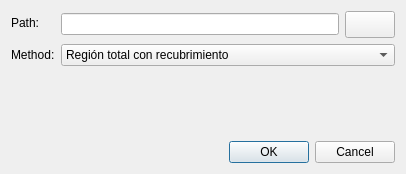
<?xml version="1.0" encoding="UTF-8"?>
<ui version="4.0">
 <class>SampleDialog</class>
 <widget class="QDialog" name="SampleDialog">
  <property name="geometry">
   <rect>
    <x>0</x>
    <y>0</y>
    <width>406</width>
    <height>174</height>
   </rect>
  </property>
  <property name="windowTitle">
   <string>Roi</string>
  </property>
  <layout class="QVBoxLayout" name="verticalLayout">
   <item>
      <layout class="QFormLayout" name="formLayout">
        <item row="0" column="0">
     <widget class="QLabel" name="label_path">
          <property name="text">
          <string>Path:</string>
          </property>
     </widget>
     </item>
<item row="0" column="1">
     <layout class="QHBoxLayout" name="horizontalLayout">
    <item>
     <widget class="QLineEdit" name="path">
          <property name="field_name" stdset="0">
               <string>path</string>
          </property>
          <property name="key" stdset="0">
               <string>file</string>
          </property>
          <property name="prop_name" stdset="0">
               <string>text</string>
          </property> 
                      
                    <property name="toolTip" stdset="0">
                        <string>Ruta del archivo de la ROI</string>
                    </property>
                   
          
        <property name="text">
            <string></string>
        </property>
        
     </widget>
     </item>
<item>
    <widget class="QPushButton" name="fileWidgetButton_path">
    <property name="sizePolicy">
    <sizepolicy hsizetype="Preferred" vsizetype="Fixed">
    <horstretch>0</horstretch>
    <verstretch>0</verstretch>
    </sizepolicy>
    </property>
    <property name="maximumSize">
    <size>
    <width>50</width>
    <height>16777215</height>
    </size>
    </property>
    <property name="font">
    <font>
    <pointsize>12</pointsize>
    <bold>true</bold>
    </font>
    </property>
    <property name="for_file_widget" stdset="0">
        <string>path</string>
    </property>  
    </widget>
</item>
</layout>
</item>
  <item row="1" column="0">
     <widget class="QLabel" name="label_method">
          <property name="text">
          <string>Method:</string>
          </property>
     </widget>
     </item>
<item row="1" column="1">
     
     <widget class="QComboBox" name="method">
          <property name="field_name" stdset="0">
               <string>method</string>
          </property>
          <property name="key" stdset="0">
               <string>combo</string>
          </property>
          <property name="prop_name" stdset="0">
               <string>currentIndex</string>
          </property> 
                      
                    <property name="toolTip" stdset="0">
                        <string>Método de definición de la ROI</string>
                    </property>
                   
          
            <item>
                <property name="text">
                <string>Región total con recubrimiento</string>
                </property>
                <property name="flags">
                    <set>ItemIsSelectable|ItemIsEditable|ItemIsDragEnabled|ItemIsUserCheckable|ItemIsEnabled</set>
                </property>
            </item>
            
            <item>
                <property name="text">
                <string> Importada de shapefile</string>
                </property>
                <property name="flags">
                    <set>ItemIsSelectable|ItemIsEditable|ItemIsDragEnabled|ItemIsUserCheckable|ItemIsEnabled</set>
                </property>
            </item>
            
     </widget>
     
</item>
  
      </layout>
   </item>
   <item>
    <widget class="QDialogButtonBox" name="buttonBox">
     <property name="standardButtons">
      <set>QDialogButtonBox::Cancel|QDialogButtonBox::Ok</set>
     </property>
    </widget>
   </item>
  </layout>
 </widget>
 <resources/>
 <connections>
  <connection>
   <sender>buttonBox</sender>
   <signal>rejected()</signal>
   <receiver>SampleDialog</receiver>
   <slot>reject()</slot>
  </connection>
  <connection>
   <sender>buttonBox</sender>
   <signal>accepted()</signal>
   <receiver>SampleDialog</receiver>
   <slot>accept()</slot>
  </connection>
  
 </connections>
  <slots>
    <slot>listAddButtonClicked()</slot>
    <slot>fileWidgetButtonClicked()</slot>
    <slot>imageWidgetRemoveButtonClicked()</slot>
    <slot>imageWidgetChangeButtonClicked()</slot>
    <slot>imagesWidgetChangeDirectoryButtonClicked()</slot>
    <slot>listDeleteButtonClicked()</slot>
    <slot>objectDetailButtonClicked()</slot>
    <slot>tableAddButtonClicked()</slot>
    <slot>tableDeleteButtonClicked()</slot>
    <slot>simpleGridFirstPageButtonClicked()</slot>
    <slot>simpleGridPreviousPageButtonClicked()</slot>
    <slot>simpleGridNextPageButtonClicked()</slot>
    <slot>simpleGridLastPageButtonClicked()</slot>
    <slot>simpleGridPageCountComboChanged()</slot>


 </slots>
</ui>
